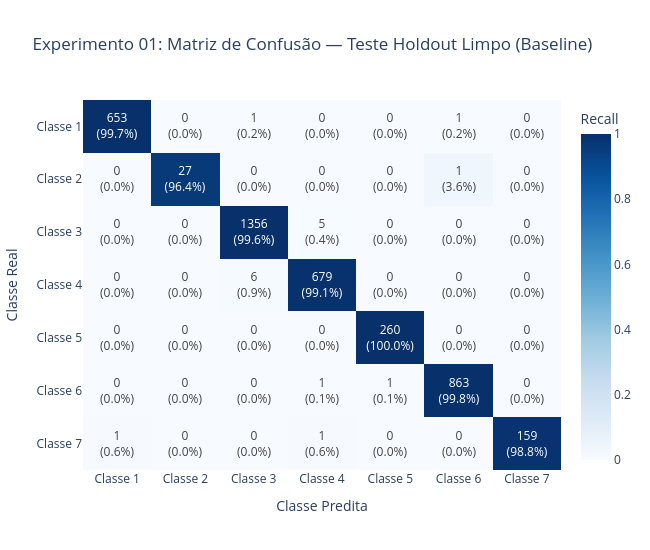

The cell this chart's notebook holds for it:
### Code cell
# 5. Avaliação Baseline Limpa (Conjunto de Teste Holdout 15%)
probs_teste_limpo = modelo.predict(X_teste_limpo_s, verbose=0)
y_pred_teste_limpo = np.argmax(probs_teste_limpo, axis=1)

relatorio_limpo = classification_report(
    y_ref[idx_teste], y_pred_teste_limpo,
    target_names=NOMES_CLASSES,
    output_dict=True
)
print("=== RELATÓRIO DE CLASSIFICAÇÃO: BASELINE LIMPO (TESTE 15%) ===")
print(classification_report(y_ref[idx_teste], y_pred_teste_limpo, target_names=NOMES_CLASSES))

fig_cm_limpo = plotar_matriz_confusao(
    y_ref[idx_teste], y_pred_teste_limpo,
    "Experimento 01: Matriz de Confusão — Teste Holdout Limpo (Baseline)"
)
fig_cm_limpo.show()

### Figure 1 — Plotly figure (JSON) as saved in the notebook; plotly's stock layout.template omitted (floating-point values rounded to 4 significant figures)
{"data": [{"colorbar": {"title": {"text": "Recall"}}, "colorscale": [[0.0, "rgb(247,251,255)"], [0.125, "rgb(222,235,247)"], [0.25, "rgb(198,219,239)"], [0.375, "rgb(158,202,225)"], [0.5, "rgb(107,174,214)"], [0.625, "rgb(66,146,198)"], [0.75, "rgb(33,113,181)"], [0.875, "rgb(8,81,156)"], [1.0, "rgb(8,48,107)"]], "text": [["653<br>(99.7%)", "0<br>(0.0%)", "1<br>(0.2%)", "0<br>(0.0%)", "0<br>(0.0%)", "1<br>(0.2%)", "0<br>(0.0%)"], ["0<br>(0.0%)", "27<br>(96.4%)", "0<br>(0.0%)", "0<br>(0.0%)", "0<br>(0.0%)", "1<br>(3.6%)", "0<br>(0.0%)"], ["0<br>(0.0%)", "0<br>(0.0%)", "1356<br>(99.6%)", "5<br>(0.4%)", "0<br>(0.0%)", "0<br>(0.0%)", "0<br>(0.0%)"], ["0<br>(0.0%)", "0<br>(0.0%)", "6<br>(0.9%)", "679<br>(99.1%)", "0<br>(0.0%)", "0<br>(0.0%)", "0<br>(0.0%)"], ["0<br>(0.0%)", "0<br>(0.0%)", "0<br>(0.0%)", "0<br>(0.0%)", "260<br>(100.0%)", "0<br>(0.0%)", "0<br>(0.0%)"], ["0<br>(0.0%)", "0<br>(0.0%)", "0<br>(0.0%)", "1<br>(0.1%)", "1<br>(0.1%)", "863<br>(99.8%)", "0<br>(0.0%)"], ["1<br>(0.6%)", "0<br>(0.0%)", "0<br>(0.0%)", "1<br>(0.6%)", "0<br>(0.0%)", "0<br>(0.0%)", "159<br>(98.8%)"]], "texttemplate": "%{text}", "type": "heatmap", "x": ["Classe 1", "Classe 2", "Classe 3", "Classe 4", "Classe 5", "Classe 6", "Classe 7"], "y": ["Classe 1", "Classe 2", "Classe 3", "Classe 4", "Classe 5", "Classe 6", "Classe 7"], "z": [[0.9969, 0.0, 0.001527, 0.0, 0.0, 0.001527, 0.0], [0.0, 0.9643, 0.0, 0.0, 0.0, 0.03571, 0.0], [0.0, 0.0, 0.9963, 0.003674, 0.0, 0.0, 0.0], [0.0, 0.0, 0.008759, 0.9912, 0.0, 0.0, 0.0], [0.0, 0.0, 0.0, 0.0, 1.0, 0.0, 0.0], [0.0, 0.0, 0.0, 0.001156, 0.001156, 0.9977, 0.0], [0.006211, 0.0, 0.0, 0.006211, 0.0, 0.0, 0.9876]], "zmax": 1, "zmin": 0}], "layout": {"height": 550, "title": {"text": "Experimento 01: Matriz de Confusão — Teste Holdout Limpo (Baseline)"}, "width": 650, "xaxis": {"title": {"text": "Classe Predita"}}, "yaxis": {"autorange": "reversed", "title": {"text": "Classe Real"}}}}
